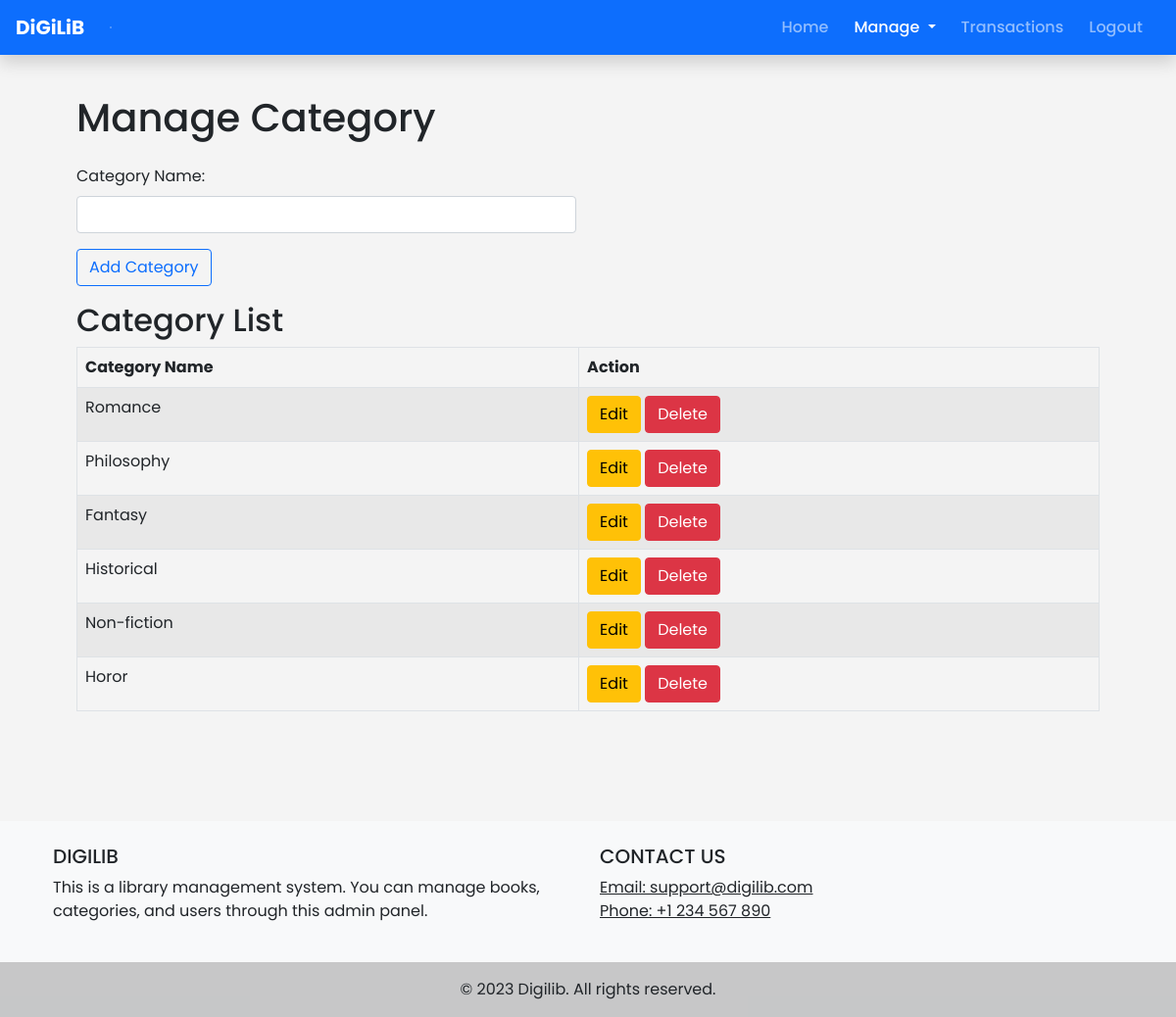
/admin/manage_categories.php, run on the app's committed database.
### tables this page shows
CREATE TABLE `kategori` (
  `id_kategori` int(11) NOT NULL,
  `nama_kategori` varchar(100) NOT NULL
);

### admin/manage_categories.php (the view, shortened to what this page needs)
<?php
include("../includes/config.php");
$edit_mode = false;
$edit_id = null;
$edit_nama_kategori = '';
$query = "SELECT * FROM kategori";
$result = mysqli_query($conn, $query);
?>
<!DOCTYPE html>
<html>
<head>
    <link href="../assets/css/bootstrap.min.css" rel="stylesheet">
</head>
<body>
<nav class="navbar navbar-expand-lg navbar-dark shadow fixed-top bg-primary">
  <div class="container container-nav">
  <a class="navbar-brand" href="#">DiGiLiB</a>
  <hr style="margin: 0 10px; border: 1px solid #fff;">
    <div class="collapse navbar-collapse" id="navbarNav">
      <ul class="navbar-nav ms-auto mb-2 mb-lg-0">
        <li class="nav-item">
          <a class="nav-link" aria-current="page" href="index.php">Home</a>
        </li>
        <li class="nav-item dropdown">
          <a class="nav-link active dropdown-toggle" href="#" id="navbarDropdown" role="button" data-bs-toggle="dropdown" aria-expanded="false">
            Manage
          </a>
        </li>
        <li class="nav-item">
          <a class="nav-link" href="transactions.php">Transactions</a>
        </li>
        <li class="nav-item">
          <a class="nav-link" href="../logout.php">Logout</a>
        </li>
      </ul>
    </div>
  </div>
</nav>
<div class="container p-5 mt-5">
    <h1>Manage Category</h1>
    <div class="row mt-4">
        <div class="col-md-6">
            <form method="POST" class="mb-3">
                <div class="mb-3">
                    <label for="nama_kategori" class="form-label">Category Name:</label>
                    <input type="text" id="nama_kategori" name="nama_kategori" class="form-control" value="<?php echo $edit_nama_kategori; ?>">
                </div>
                <?php if ($edit_mode) { ?>
                    <input type="hidden" name="id_kategori" value="<?php echo $edit_id; ?>">
                    <button type="submit" name="update" class="btn btn-outline-primary">Update Category</button>
                    <button type="submit" name="cancel" class="btn btn-outline-secondary">Cancel</button>
                <?php } else { ?>
                    <button type="submit" name="add" class="btn btn-outline-primary">Add Category</button>
                <?php } ?>
            </form>
        </div>
    </div>
    <h2>Category List</h2>
    <div class="table-responsive">
        <table class="table table-striped table-bordered">
            <thead>
                <tr>
                    <th>Category Name</th>
                    <th>Action</th>
                </tr>
            </thead>
            <tbody>
                <?php while ($row = mysqli_fetch_assoc($result)) { ?>
                    <tr>
                        <td><?php echo $row['nama_kategori']; ?></td>
                        <td>
                            <form method="POST" style="display:inline;">
                                <button type="submit" name="edit" class="btn btn-warning">Edit</button>
                            </form>
                            <button type="button" class="btn btn-danger" data-bs-toggle="modal" data-bs-target="#deleteModal" data-id="<?php echo $row['id_kategori']; ?>">
                                Delete
                            </button>
                        </td>
                    </tr>
                <?php } ?>
            </tbody>
        </table>
    </div>
</div>
<footer class="bg-light text-center text-lg-start mt-5">
        <div class="container p-4">
            <div class="row">
                <div class="col-lg-6 col-md-12 mb-4 mb-md-0">
                    <h5 class="text-uppercase">Digilib</h5>
                    <p>This is a library management system. You can manage books, categories, and users through this admin panel.</p>
                </div>
                <div class="col-lg-6 col-md-12 mb-4 mb-md-0">
                    <h5 class="text-uppercase">Contact Us</h5>
                    <ul class="list-unstyled mb-0">
                        <li><a href="#!" class="text-dark">Email: support@digilib.com</a></li>
                        <li><a href="#!" class="text-dark">Phone: +1 234 567 890</a></li>
                    </ul>
                </div>
            </div>
        </div>
        <div class="text-center p-3" style="background-color: rgba(0, 0, 0, 0.2);">
            &copy; 2023 Digilib. All rights reserved.
        </div>
    </footer>
</body>
</html>

### admin/manage_categories.php (style rules this page uses)
body { font-family: 'Poppins', sans-serif; background-color: #f4f4f4; }
.navbar-nav .nav-item { margin-right: 10px; }
.navbar-nav .nav-link { font-weight: 500; }
.navbar-brand { font-weight: 700; }
.navbar { padding: 0.5rem 1rem; }
.navbar-nav { margin-left: auto; }
.container-nav { max-width: 100%; padding-left: 0; padding-right: 0; }

### data on the page
kategori: nama_kategori "Romance"
kategori: nama_kategori "Philosophy"
kategori: nama_kategori "Fantasy"
kategori: nama_kategori "Historical"
kategori: nama_kategori "Non-fiction"
kategori: nama_kategori "Horor"
